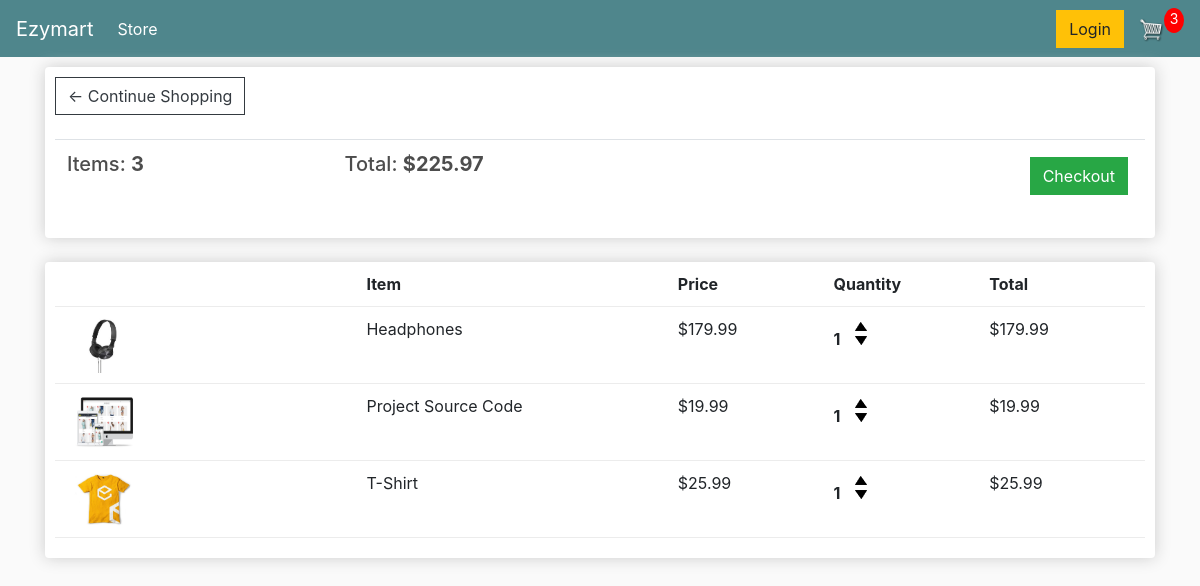
The app's page /cart/ (signed in) with its own data.
### store/models.py (models this page shows, shortened)
class Order(models.Model):
    customer = models.ForeignKey(
        Customer, on_delete=models.SET_NULL, null=True, blank=True)
    date_ordered = models.DateTimeField(auto_now_add=True)
    complete = models.BooleanField(default=False)
    transaction_id = models.CharField(max_length=100, null=True)
    @property
    def get_cart_total(self):
        orderitems = self.orderitem_set.all()
        total = sum([item.get_total for item in orderitems])
        return total
    @property
    def get_cart_items(self):
        orderitems = self.orderitem_set.all()
        total = sum([item.quantity for item in orderitems])
        return total

class OrderItem(models.Model):
    product = models.ForeignKey(Product, on_delete=models.SET_NULL, null=True)
    order = models.ForeignKey(Order, on_delete=models.SET_NULL, null=True)
    quantity = models.IntegerField(default=0, null=True, blank=True)
    date_added = models.DateTimeField(auto_now_add=True)
    @property
    def get_total(self):
        total = self.product.price * self.quantity
        return total

class Product(models.Model):
    name = models.CharField(max_length=180, null=True)
    price = models.FloatField()
    digital = models.BooleanField(default=False, null=True, blank=False)
    image = models.ImageField(null=True, blank=True)
    @property
    def imageURL(self):
        try:
            url = self.image.url
        except:
            url = ''
        return url

### store/views.py (the view)
# urls.py: path('cart/', views.cart, name="cart"),
def cart(request):
    data = cartData(request)
    cartItems = data['cartItems']
    order = data['order']
    items = data['items']
    context = {'items': items, 'order': order, 'cartItems': cartItems}
    return render(request, 'store/cart.html', context)

### store/utils.py (called while the page is built)
def cartData(request):
    if request.user.is_authenticated:
        customer = request.user.customer
        order, created = Order.objects.get_or_create(
            customer=customer, complete=False)
        items = order.orderitem_set.all()
        cartItems = order.get_cart_items
    else:
        cookieData = cookieCart(request)
        cartItems = cookieData['cartItems']
        order = cookieData['order']
        items = cookieData['items']
    return {'cartItems': cartItems, 'order': order, 'items': items}

### store/templates/store/cart.html
{% extends 'store/main.html' %}
{% load static %}
{% block content %}
	<div class="row">
		<div class="col-lg-12">
			<div class="box-element">
				<a class="btn btn-outline-dark" href="{% url 'store' %}">&#x2190 Continue Shopping</a>
				<br>
				<br>
				<table class="table">
					<tr>
						<th>
							<h5>Items: <strong>{{order.get_cart_items}}</strong></h5>
						</th>
						<th>
							<h5>Total: <strong>${{order.get_cart_total|floatformat:2}}</strong></h5>
						</th>
						<th>
							<a style="float: right;margin: 5px" class="btn btn-success" href="{% url 'checkout' %}">Checkout</a>
						</th>
					</tr>
				</table>
			</div>
			<br>
			<div class="box-element">
				<div class="cart-row">
					<div style="flex:2"></div>
					<div style="flex:2"><strong>Item</strong></div>
					<div style="flex:1"><strong>Price</strong></div>
					<div style="flex:1"><strong>Quantity</strong></div>
					<div style="flex:1"><strong>Total</strong></div>
				</div>
				{% for item in items %}
					<div class="cart-row">
						<div style="flex:2"><img class="row-image" src="{{item.product.imageURL}}"></div>
						<div style="flex:2"><p>{{item.product.name}}</p></div>
						<div style="flex:1"><p>${{item.product.price|floatformat:2}}</p></div>
						<div style="flex:1">
							<p class="quantity">{{item.quantity}}</p>
							<div class="quantity">
								<img data-product="{{item.product.id}}" data-action="add" class="chg-quantity update-cart" src="{% static  'images/arrow-up.png' %}">
								<img data-product="{{item.product.id}}" data-action="remove" class="chg-quantity update-cart" src="{% static  'images/arrow-down.png' %}">
							</div>
						</div>
						<div style="flex:1"><p>${{item.get_total|floatformat:2}}</p></div>
					</div>
				{% endfor %}
			</div>
		</div>
	</div>
{% endblock content %}

### static/css/main.css (style rules this page uses)
body { background-color: hsl(0, 0%, 98%); }
h1,h2,h3,h4,h5,h6 { color:hsl(0, 0%, 30%); }
.box-element { box-shadow:hsl(0, 0%, 80%) 0 0 16px; background-color: #fff; border-radius: 4px; padding: 10px; }
.col-lg-4, .col-lg-6, .col-lg-8, .col-lg-12 { margin-top: 10px; }
.btn { border-radius: 0; }
.row-image { width: 100px; }
.cart-row { display: flex; align-items: flex-stretch; padding-bottom: 10px; margin-bottom: 10px; border-bottom: 1px solid #ececec; }
.quantity { display: inline-block; font-weight: 700; padding-right:10px; }
.chg-quantity { width: 12px; cursor: pointer; display: block; margin-top: 5px; transition:.1s; }

### records on screen
Order: get_cart_items "3", get_cart_total "225.97"
OrderItem: product.imageURL (picture), product.name "Headphones", product.price "179.99", quantity "1", get_total "179.99"
OrderItem: product.imageURL (picture), product.name "Project Source Code", product.price "19.99", quantity "1", get_total "19.99"
OrderItem: product.imageURL (picture), product.name "T-Shirt", product.price "25.99", quantity "1", get_total "25.99"

### other values on screen
{{ cartItems }} "3"
